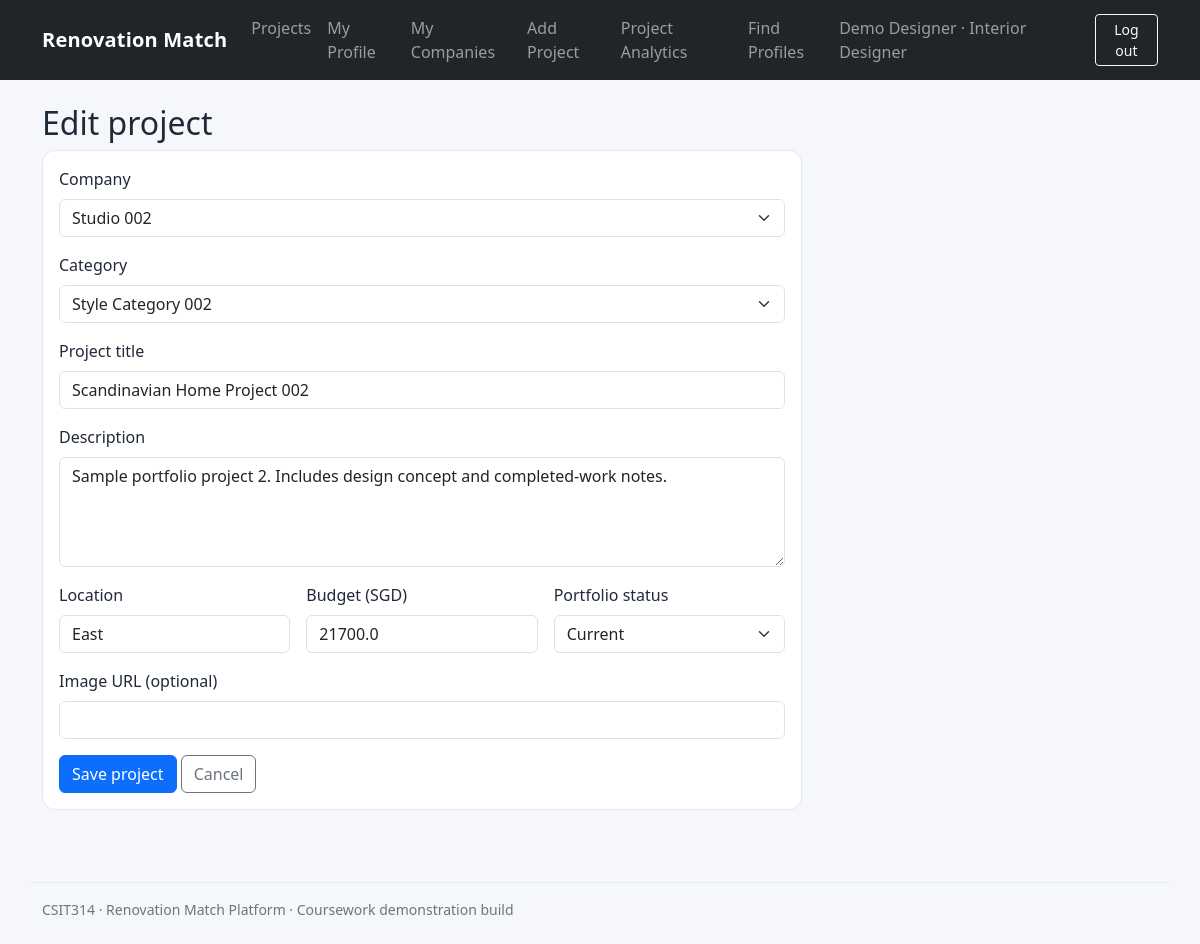
The page /projects/2/edit (signed in) on the database its author committed.
### tables this page shows
CREATE TABLE users (
                id INTEGER PRIMARY KEY AUTOINCREMENT,
                username TEXT NOT NULL UNIQUE,
                email TEXT NOT NULL UNIQUE,
                password_hash TEXT NOT NULL,
                role TEXT NOT NULL CHECK(role IN
                    ('USER_ADMIN','INTERIOR_DESIGNER','CUSTOMER','PLATFORM_MANAGER')),
                full_name TEXT NOT NULL,
                status TEXT NOT NULL DEFAULT 'ACTIVE'
                    CHECK(status IN ('ACTIVE','SUSPENDED')),
                created_at TEXT NOT NULL
            );

CREATE TABLE projects (
                id INTEGER PRIMARY KEY AUTOINCREMENT,
                company_id INTEGER NOT NULL REFERENCES companies(id),
                category_id INTEGER REFERENCES categories(id) ON DELETE SET NULL,
                title TEXT NOT NULL,
                description TEXT DEFAULT '',
                location TEXT DEFAULT '',
                budget REAL DEFAULT 0,
                status TEXT NOT NULL DEFAULT 'CURRENT'
                    CHECK(status IN ('CURRENT','PAST')),
                image_url TEXT DEFAULT '',
                created_at TEXT NOT NULL,
                updated_at TEXT NOT NULL,
                views INTEGER NOT NULL DEFAULT 0
            );

CREATE TABLE companies (
                id INTEGER PRIMARY KEY AUTOINCREMENT,
                owner_id INTEGER NOT NULL REFERENCES users(id),
                name TEXT NOT NULL,
                description TEXT DEFAULT '',
                phone TEXT DEFAULT '',
                email TEXT DEFAULT '',
                address TEXT DEFAULT '',
                website TEXT DEFAULT '',
                created_at TEXT NOT NULL,
                updated_at TEXT NOT NULL
            );

CREATE TABLE categories (
                id INTEGER PRIMARY KEY AUTOINCREMENT,
                name TEXT NOT NULL UNIQUE,
                description TEXT DEFAULT '',
                created_at TEXT NOT NULL
            );

### backend/app/boundary/update_project_boundary.py (the view)
@bp.route("/projects/<int:project_id>/edit", methods=["GET", "POST"])
@roles_required("INTERIOR_DESIGNER", "USER_ADMIN")
def project_edit(project_id: int):
    boundary = UpdateProjectBoundary()
    if request.method == "POST":
        return boundary.submit_form(project_id, request.form.to_dict())
    return boundary.display_page(project_id)

### backend/app/boundary/update_project_boundary.py (called while the page is built)
    def display_page(self, project_id: int):
        found, row = self.controller.view_project_for_edit(current_user(), project_id)
        if not found:
            abort_on_access_error(row)
        self.row = row
        return self._render_form()

    def _render_form(self):
        _, (companies, categories) = ViewProjectController().view_form_options(current_user(), all_companies=True)
        return render_template("project_form.html", row=self.row, companies=companies, categories=categories)

### backend/app/controller/update_project_controller.py (called while the page is built)
def _check_access(actor: dict, project_id: int):
    project = Project.view_project_record(project_id)
    if not project:
        return False, NOT_FOUND
    if actor["role"] == "INTERIOR_DESIGNER" and not Company.is_owned_by(project["company_id"], actor["id"]):
        return False, FORBIDDEN
    return True, project

    def view_project_for_edit(self, actor: dict, project_id: int):
        try:
            return _check_access(actor, project_id)
        except Exception as e:
            return False, str(e)

### backend/app/controller/view_project_controller.py (called while the page is built)
    def view_form_options(self, actor: dict, all_companies: bool = False):
        try:
            owner = None if all_companies or actor["role"] != "INTERIOR_DESIGNER" else actor["id"]
            return True, (Company.view_company_options(owner), Category.view_all_categories())
        except Exception as e:
            return False, str(e)

### backend/app/entity/category.py (called while the page is built)
    @staticmethod
    def view_all_categories():
        return db.all("SELECT * FROM categories ORDER BY name")

### backend/app/entity/company.py (called while the page is built)
    @staticmethod
    def view_company_options(owner_id: int | None = None):
        if owner_id is None:
            return db.all("SELECT id,name FROM companies ORDER BY name")
        return db.all("SELECT id,name FROM companies WHERE owner_id=? ORDER BY name", (owner_id,))

    @staticmethod
    def is_owned_by(company_id, owner_id: int) -> bool:
        return db.one("SELECT id FROM companies WHERE id=? AND owner_id=?", (company_id, owner_id)) is not None

### backend/app/entity/project.py (called while the page is built)
    @staticmethod
    def view_project_record(project_id: int):
        return db.one("SELECT * FROM projects WHERE id=?", (project_id,))

### backend/app/entity/user_account.py (called while the page is built)
    @staticmethod
    def view_user_account(user_id: int):
        return db.one("SELECT * FROM users WHERE id=?", (user_id,))

### backend/app/services/auth.py (called while the page is built)
def load_current_user() -> None:
    uid = session.get("user_id")
    g.current_user = UserAccount.view_user_account(uid) if uid else None
    if g.current_user and g.current_user["status"] != "ACTIVE":
        session.clear()
        g.current_user = None

### frontend/templates/project_form.html
{% extends "base.html" %}{% block title %}{{ 'Edit' if row else 'Create' }} project{% endblock %}
{% block content %}<h1 class="h2">{{ 'Edit project' if row else 'Create project' }}</h1><form method="post" class="card card-body form-card">
<div class="mb-3"><label class="form-label">Company</label><select class="form-select" name="company_id" required>{% for c in companies %}<option value="{{ c.id }}" {% if row and row.company_id==c.id %}selected{% endif %}>{{ c.name }}</option>{% endfor %}</select></div>
<div class="mb-3"><label class="form-label">Category</label><select class="form-select" name="category_id"><option value="">No category</option>{% for c in categories %}<option value="{{ c.id }}" {% if row and row.category_id==c.id %}selected{% endif %}>{{ c.name }}</option>{% endfor %}</select></div>
<div class="mb-3"><label class="form-label">Project title</label><input class="form-control" name="title" required value="{{ row.title if row else '' }}"></div>
<div class="mb-3"><label class="form-label">Description</label><textarea class="form-control" rows="4" name="description">{{ row.description if row else '' }}</textarea></div>
<div class="row g-3"><div class="col-md-4"><label class="form-label">Location</label><input class="form-control" name="location" value="{{ row.location if row else '' }}"></div><div class="col-md-4"><label class="form-label">Budget (SGD)</label><input class="form-control" type="number" min="0" step="100" name="budget" value="{{ row.budget if row else 0 }}"></div><div class="col-md-4"><label class="form-label">Portfolio status</label><select class="form-select" name="status"><option value="CURRENT" {% if not row or row.status=='CURRENT' %}selected{% endif %}>Current</option><option value="PAST" {% if row and row.status=='PAST' %}selected{% endif %}>Past</option></select></div></div>
<div class="mt-3"><label class="form-label">Image URL (optional)</label><input class="form-control" type="url" name="image_url" value="{{ row.image_url if row else '' }}"></div>
<div class="mt-3"><button class="btn btn-primary">Save project</button> <a class="btn btn-outline-secondary" href="{{ url_for('view_project.projects') }}">Cancel</a></div></form>{% endblock %}

### frontend/templates/base.html (shortened to what this page needs)
<!doctype html>
<html lang="en">
<head>
  <link href="https://cdn.jsdelivr.net/npm/bootstrap@5.3.3/dist/css/bootstrap.min.css" rel="stylesheet">
  <link href="{{ url_for('static', filename='style.css') }}" rel="stylesheet">
</head>
<body>
<nav class="navbar navbar-expand-lg navbar-dark bg-dark">
  <div class="container">
    <a class="navbar-brand" href="{{ url_for('view_dashboard.dashboard') if current_user else url_for('login_user_account.login') }}">Renovation Match</a>
    {% if current_user %}
    <div class="collapse navbar-collapse" id="nav">
      <ul class="navbar-nav me-auto">
        <li class="nav-item"><a class="nav-link" href="{{ url_for('view_project.projects') }}">Projects</a></li>
        <li class="nav-item"><a class="nav-link" href="{{ url_for('view_user_profile.profile') }}">My Profile</a></li>
        {% if current_user.role == 'USER_ADMIN' %}
          <li class="nav-item"><a class="nav-link" href="{{ url_for('view_user_account.users_list') }}">Users</a></li>
          <li class="nav-item"><a class="nav-link" href="{{ url_for('search_user_profile.profiles_search') }}">Profiles</a></li>
          <li class="nav-item"><a class="nav-link" href="{{ url_for('view_company.companies') }}">Companies</a></li>
          <li class="nav-item"><a class="nav-link" href="{{ url_for('view_category.categories') }}">Categories</a></li>
        {% elif current_user.role == 'INTERIOR_DESIGNER' %}
          <li class="nav-item"><a class="nav-link" href="{{ url_for('view_company.companies') }}">My Companies</a></li>
          <li class="nav-item"><a class="nav-link" href="{{ url_for('create_project.project_new') }}">Add Project</a></li>
          <li class="nav-item"><a class="nav-link" href="{{ url_for('view_project_analytics.analytics') }}">Project Analytics</a></li>
          <li class="nav-item"><a class="nav-link" href="{{ url_for('search_user_profile.profiles_search') }}">Find Profiles</a></li>
        {% elif current_user.role == 'CUSTOMER' %}
          <li class="nav-item"><a class="nav-link" href="{{ url_for('view_favourites.shortlist') }}">My Shortlist</a></li>
          <li class="nav-item"><a class="nav-link" href="{{ url_for('compare_favourites.compare') }}">Compare</a></li>
        {% endif %}
      </ul>
      <span class="navbar-text me-3">{{ current_user.full_name }} · {{ current_user.role.replace('_',' ').title() }}</span>
      <form method="post" action="{{ url_for('logout_user_account.logout') }}"><button class="btn btn-outline-light btn-sm">Log out</button></form>
    </div>
    {% endif %}
  </div>
</nav>
<main class="container py-4">
  {% block content %}{% endblock %}
</main>
<footer class="container pb-4 small text-secondary">CSIT314 · Renovation Match Platform · Coursework demonstration build</footer>
</body></html>

### frontend/static/style.css (style rules this page uses)
body { background: #f6f7fb; color: #202938; }
.navbar-brand { font-weight: 700; letter-spacing: .2px; }
.card { border: 1px solid #e4e8f0; border-radius: .8rem; }
.form-card { max-width: 760px; }
footer { border-top: 1px solid #e4e8f0; margin-top: 3rem; padding-top: 1rem; }

### rows shown on the page
users: full_name "Demo Designer", role.replace "Interior Designer"
projects: company_id "Studio 002", category_id "Style Category 002", title "Scandinavian Home Project 002", description "Sample portfolio project 2. Includes design concept and completed-work notes.", location "East", budget "21700.0", status "Current"

### other values the page prints
{{ 'Edit project' if row else 'Create project' }} "Edit project"
